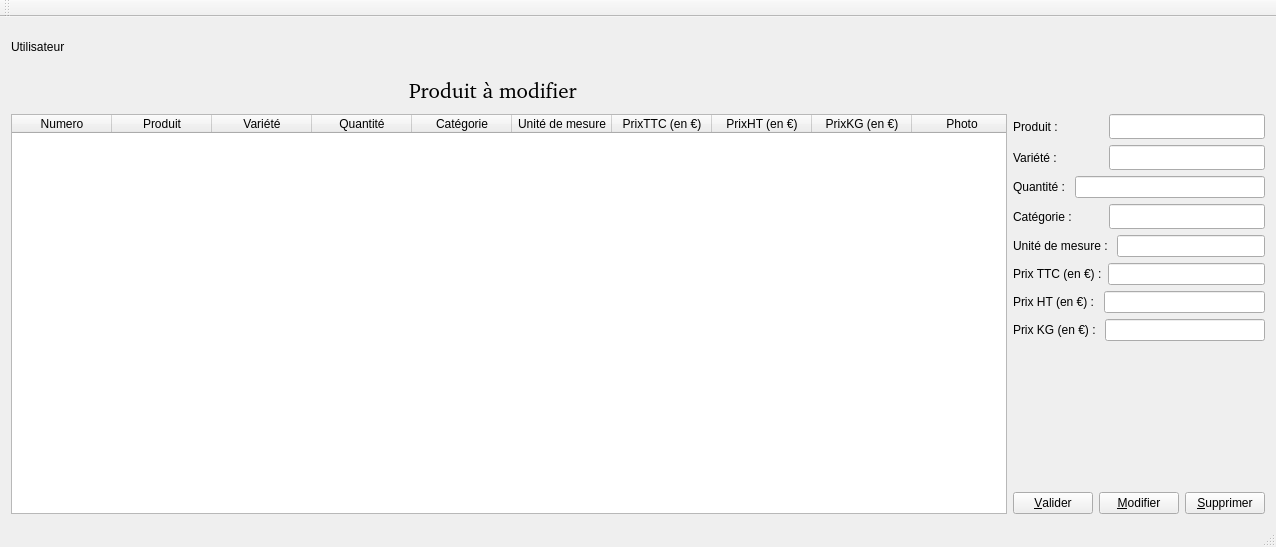
<?xml version="1.0" encoding="UTF-8"?>
<ui version="4.0">
 <class>MainWindow</class>
 <widget class="QMainWindow" name="MainWindow">
  <property name="geometry">
   <rect>
    <x>0</x>
    <y>0</y>
    <width>1276</width>
    <height>547</height>
   </rect>
  </property>
  <property name="windowTitle">
   <string>MainWindow</string>
  </property>
  <widget class="QWidget" name="centralWidget">
   <layout class="QGridLayout" name="gridLayout">
    <item row="0" column="0">
     <layout class="QHBoxLayout" name="horizontalLayout_6">
      <item>
       <widget class="QLabel" name="labelNomUtilisateur">
        <property name="minimumSize">
         <size>
          <width>100</width>
          <height>20</height>
         </size>
        </property>
        <property name="text">
         <string>Utilisateur</string>
        </property>
       </widget>
      </item>
      <item>
       <spacer name="horizontalSpacer_3">
        <property name="orientation">
         <enum>Qt::Horizontal</enum>
        </property>
        <property name="sizeHint" stdset="0">
         <size>
          <width>40</width>
          <height>20</height>
         </size>
        </property>
       </spacer>
      </item>
     </layout>
    </item>
    <item row="1" column="0">
     <layout class="QHBoxLayout" name="horizontalLayout_5">
      <item>
       <spacer name="horizontalSpacer">
        <property name="orientation">
         <enum>Qt::Horizontal</enum>
        </property>
        <property name="sizeHint" stdset="0">
         <size>
          <width>40</width>
          <height>20</height>
         </size>
        </property>
       </spacer>
      </item>
      <item>
       <widget class="QLabel" name="labelTab">
        <property name="minimumSize">
         <size>
          <width>200</width>
          <height>25</height>
         </size>
        </property>
        <property name="font">
         <font>
          <family>Bitstream Charter</family>
          <pointsize>16</pointsize>
          <weight>9</weight>
          <italic>false</italic>
          <bold>false</bold>
         </font>
        </property>
        <property name="styleSheet">
         <string notr="true">
font: 75 16pt &quot;Bitstream Charter&quot;;</string>
        </property>
        <property name="text">
         <string>Produit à modifier</string>
        </property>
       </widget>
      </item>
      <item>
       <spacer name="horizontalSpacer_2">
        <property name="orientation">
         <enum>Qt::Horizontal</enum>
        </property>
        <property name="sizeHint" stdset="0">
         <size>
          <width>40</width>
          <height>20</height>
         </size>
        </property>
       </spacer>
      </item>
     </layout>
    </item>
    <item row="2" column="0" rowspan="10">
     <widget class="QTableWidget" name="tableWidgetProdAVerif">
      <property name="minimumSize">
       <size>
        <width>450</width>
        <height>400</height>
       </size>
      </property>
      <property name="layoutDirection">
       <enum>Qt::LeftToRight</enum>
      </property>
      <property name="lineWidth">
       <number>0</number>
      </property>
      <property name="verticalScrollBarPolicy">
       <enum>Qt::ScrollBarAlwaysOff</enum>
      </property>
      <property name="horizontalScrollBarPolicy">
       <enum>Qt::ScrollBarAlwaysOff</enum>
      </property>
      <property name="sizeAdjustPolicy">
       <enum>QAbstractScrollArea::AdjustToContents</enum>
      </property>
      <property name="editTriggers">
       <set>QAbstractItemView::NoEditTriggers</set>
      </property>
      <property name="selectionMode">
       <enum>QAbstractItemView::SingleSelection</enum>
      </property>
      <property name="selectionBehavior">
       <enum>QAbstractItemView::SelectRows</enum>
      </property>
      <property name="textElideMode">
       <enum>Qt::ElideNone</enum>
      </property>
      <attribute name="horizontalHeaderVisible">
       <bool>true</bool>
      </attribute>
      <attribute name="verticalHeaderVisible">
       <bool>false</bool>
      </attribute>
      <column>
       <property name="text">
        <string>Numero</string>
       </property>
      </column>
      <column>
       <property name="text">
        <string>Produit</string>
       </property>
      </column>
      <column>
       <property name="text">
        <string>Variété</string>
       </property>
      </column>
      <column>
       <property name="text">
        <string>Quantité</string>
       </property>
      </column>
      <column>
       <property name="text">
        <string>Catégorie</string>
       </property>
      </column>
      <column>
       <property name="text">
        <string>Unité de mesure</string>
       </property>
      </column>
      <column>
       <property name="text">
        <string>PrixTTC (en €)</string>
       </property>
      </column>
      <column>
       <property name="text">
        <string>PrixHT (en €)</string>
       </property>
      </column>
      <column>
       <property name="text">
        <string>PrixKG (en €)</string>
       </property>
      </column>
      <column>
       <property name="text">
        <string>Photo</string>
       </property>
      </column>
      <column>
       <property name="text">
        <string>DLC</string>
       </property>
      </column>
     </widget>
    </item>
    <item row="2" column="1">
     <layout class="QHBoxLayout" name="horizontalLayout_4">
      <item>
       <widget class="QLabel" name="labelProduit">
        <property name="minimumSize">
         <size>
          <width>90</width>
          <height>25</height>
         </size>
        </property>
        <property name="styleSheet">
         <string notr="true">font: 75 oblique 14pt &quot;Cantarell&quot;;</string>
        </property>
        <property name="text">
         <string>Produit : </string>
        </property>
       </widget>
      </item>
      <item>
       <widget class="QLineEdit" name="lineEditProduit">
        <property name="minimumSize">
         <size>
          <width>125</width>
          <height>25</height>
         </size>
        </property>
       </widget>
      </item>
     </layout>
    </item>
    <item row="3" column="1">
     <layout class="QHBoxLayout" name="horizontalLayout_3">
      <item>
       <widget class="QLabel" name="labelDesc">
        <property name="minimumSize">
         <size>
          <width>90</width>
          <height>25</height>
         </size>
        </property>
        <property name="styleSheet">
         <string notr="true">font: 75 oblique 14pt &quot;Cantarell&quot;;</string>
        </property>
        <property name="text">
         <string>Variété : </string>
        </property>
       </widget>
      </item>
      <item>
       <widget class="QLineEdit" name="lineEditDesc">
        <property name="minimumSize">
         <size>
          <width>125</width>
          <height>25</height>
         </size>
        </property>
       </widget>
      </item>
     </layout>
    </item>
    <item row="4" column="1">
     <layout class="QHBoxLayout" name="horizontalLayout_12">
      <item>
       <widget class="QLabel" name="labelQuantite">
        <property name="styleSheet">
         <string notr="true">font: 75 oblique 14pt &quot;Cantarell&quot;;</string>
        </property>
        <property name="text">
         <string>Quantité : </string>
        </property>
       </widget>
      </item>
      <item>
       <widget class="QLineEdit" name="lineEditQuantiteProd"/>
      </item>
     </layout>
    </item>
    <item row="5" column="1">
     <layout class="QHBoxLayout" name="horizontalLayout_2">
      <item>
       <widget class="QLabel" name="labelCategorie">
        <property name="minimumSize">
         <size>
          <width>90</width>
          <height>25</height>
         </size>
        </property>
        <property name="styleSheet">
         <string notr="true">font: 75 oblique 14pt &quot;Cantarell&quot;;</string>
        </property>
        <property name="text">
         <string>Catégorie : </string>
        </property>
       </widget>
      </item>
      <item>
       <widget class="QLineEdit" name="lineEditCategorie">
        <property name="minimumSize">
         <size>
          <width>125</width>
          <height>25</height>
         </size>
        </property>
       </widget>
      </item>
     </layout>
    </item>
    <item row="6" column="1">
     <layout class="QHBoxLayout" name="horizontalLayout_11">
      <item>
       <widget class="QLabel" name="labelUniteMesure">
        <property name="styleSheet">
         <string notr="true">font: 75 oblique 14pt &quot;Cantarell&quot;;</string>
        </property>
        <property name="text">
         <string>Unité de mesure : </string>
        </property>
       </widget>
      </item>
      <item>
       <widget class="QLineEdit" name="lineEditUniteMesure"/>
      </item>
     </layout>
    </item>
    <item row="7" column="1">
     <layout class="QHBoxLayout" name="horizontalLayout_8">
      <item>
       <widget class="QLabel" name="labelPrixTTC">
        <property name="styleSheet">
         <string notr="true">font: 75 oblique 14pt &quot;Cantarell&quot;;</string>
        </property>
        <property name="text">
         <string>Prix TTC (en €) :</string>
        </property>
       </widget>
      </item>
      <item>
       <widget class="QLineEdit" name="lineEditPrixTTC"/>
      </item>
     </layout>
    </item>
    <item row="8" column="1">
     <layout class="QHBoxLayout" name="horizontalLayout_9">
      <item>
       <widget class="QLabel" name="labelPrixHT">
        <property name="styleSheet">
         <string notr="true">font: 75 oblique 14pt &quot;Cantarell&quot;;</string>
        </property>
        <property name="text">
         <string>Prix HT (en €) : </string>
        </property>
       </widget>
      </item>
      <item>
       <widget class="QLineEdit" name="lineEditPrixHT"/>
      </item>
     </layout>
    </item>
    <item row="9" column="1">
     <layout class="QHBoxLayout" name="horizontalLayout_10">
      <item>
       <widget class="QLabel" name="labelPrixKG">
        <property name="styleSheet">
         <string notr="true">font: 75 oblique 14pt &quot;Cantarell&quot;;</string>
        </property>
        <property name="text">
         <string>Prix KG (en €) : </string>
        </property>
       </widget>
      </item>
      <item>
       <widget class="QLineEdit" name="lineEditPrixKg"/>
      </item>
     </layout>
    </item>
    <item row="10" column="1">
     <layout class="QVBoxLayout" name="verticalLayout">
      <item>
       <widget class="QLabel" name="labelCheminPhotoProd">
        <property name="text">
         <string/>
        </property>
       </widget>
      </item>
      <item>
       <widget class="QLabel" name="labelPhotoProd">
        <property name="text">
         <string/>
        </property>
       </widget>
      </item>
     </layout>
    </item>
    <item row="11" column="1">
     <layout class="QHBoxLayout" name="horizontalLayout_7">
      <item>
       <spacer name="horizontalSpacer_4">
        <property name="orientation">
         <enum>Qt::Horizontal</enum>
        </property>
        <property name="sizeHint" stdset="0">
         <size>
          <width>40</width>
          <height>20</height>
         </size>
        </property>
       </spacer>
      </item>
      <item>
       <layout class="QHBoxLayout" name="horizontalLayout">
        <item>
         <widget class="QPushButton" name="pushButtonValiderProd">
          <property name="styleSheet">
           <string notr="true">font: 75 oblique 14pt &quot;Cantarell&quot;;</string>
          </property>
          <property name="text">
           <string>&amp;Valider</string>
          </property>
         </widget>
        </item>
        <item>
         <widget class="QPushButton" name="pushButtonModifProd">
          <property name="styleSheet">
           <string notr="true">font: 75 oblique 14pt &quot;Cantarell&quot;;</string>
          </property>
          <property name="text">
           <string>&amp;Modifier</string>
          </property>
         </widget>
        </item>
        <item>
         <widget class="QPushButton" name="pushButtonSuppProd">
          <property name="styleSheet">
           <string notr="true">font: 75 oblique 14pt &quot;Cantarell&quot;;</string>
          </property>
          <property name="text">
           <string>&amp;Supprimer</string>
          </property>
         </widget>
        </item>
       </layout>
      </item>
      <item>
       <spacer name="horizontalSpacer_5">
        <property name="orientation">
         <enum>Qt::Horizontal</enum>
        </property>
        <property name="sizeHint" stdset="0">
         <size>
          <width>40</width>
          <height>20</height>
         </size>
        </property>
       </spacer>
      </item>
     </layout>
    </item>
   </layout>
   <zorder>tableWidgetProdAVerif</zorder>
   <zorder></zorder>
  </widget>
  <widget class="QMenuBar" name="menuBar">
   <property name="geometry">
    <rect>
     <x>0</x>
     <y>0</y>
     <width>1276</width>
     <height>25</height>
    </rect>
   </property>
  </widget>
  <widget class="QToolBar" name="mainToolBar">
   <property name="windowTitle">
    <string>backOfficePPE</string>
   </property>
   <attribute name="toolBarArea">
    <enum>TopToolBarArea</enum>
   </attribute>
   <attribute name="toolBarBreak">
    <bool>false</bool>
   </attribute>
  </widget>
  <widget class="QStatusBar" name="statusBar"/>
 </widget>
 <layoutdefault spacing="6" margin="11"/>
 <resources/>
 <connections/>
</ui>
